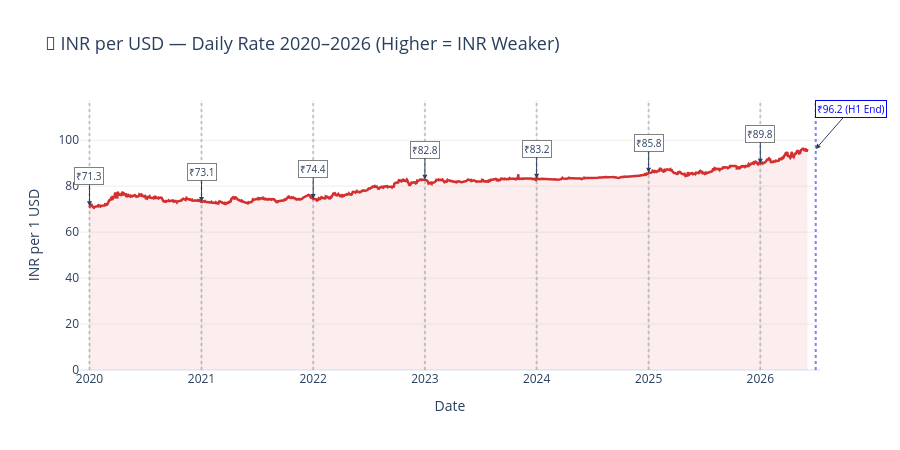

Notebook code for this chart:
### Code cell
import plotly.graph_objects as go

# ── Graph 6: INR/USD rate over the full period (to see depreciation trend) ──
fig = go.Figure()
fig.add_trace(go.Scatter(
    x=inr_series.index,
    y=inr_series.values,
    line=dict(color='#D32F2F', width=2.5),
    fill='tozeroy',
    fillcolor='rgba(211,47,47,0.08)',
    name='INR per USD'
))

# Dynamically clean milestone years to avoid duplication
milestone_years = list(set([y for y in YEARS if y <= 2026])) + [2026]
milestone_years.sort()

# Mark each 1-Jan milestone
for year in milestone_years:
    milestone_date = f'{year}-01-01'
    try:
        rate = get_rate(inr_series, milestone_date)
        fig.add_vline(x=milestone_date, line_dash='dot', line_color='gray', opacity=0.4)
        fig.add_annotation(x=milestone_date, y=rate, text=f'₹{rate:.1f}',
                           showarrow=True, arrowhead=2, ax=0, ay=-30,
                           font=dict(size=10), bgcolor='white', bordercolor='gray')
    except Exception:
        pass # Skip safely if a historic boundary year falls outside the series frame

# NEW: Mark the end of the first 6 months of 2026 (1-Jul-2026)
try:
    h1_end_date = '2026-07-01'
    h1_rate = get_rate(inr_series, h1_end_date)
    fig.add_vline(x=h1_end_date, line_dash='dot', line_color='blue', opacity=0.5)
    fig.add_annotation(x=h1_end_date, y=h1_rate, text=f'₹{h1_rate:.1f}\n(H1 End)',
                       showarrow=True, arrowhead=2, ax=35, ay=-40,
                       font=dict(size=10, color='blue'), bgcolor='white', bordercolor='blue')
except Exception:
    pass

fig.update_layout(
    title=dict(text='💸 INR per USD — Daily Rate 2020–2026 (Higher = INR Weaker)', font=dict(size=18)),
    xaxis_title='Date',
    yaxis_title='INR per 1 USD',
    height=450,
    plot_bgcolor='rgba(0,0,0,0)',
    yaxis=dict(gridcolor='#eee'),
    xaxis=dict(gridcolor='#eee', range=['2019-12-01', '2026-07-15'])  # Slightly extended range to frame the final label
)
fig.show()

### Figure 1 — Plotly figure (JSON) as saved in the notebook; plotly's stock layout.template omitted (floating-point values rounded to 4 significant figures; data arrays with more than 128 entries replaced by an {"elided": "..."} marker saying what was removed)
{"data": [{"fill": "tozeroy", "fillcolor": "rgba(211,47,47,0.08)", "line": {"color": "#D32F2F", "width": 2.5}, "name": "INR per USD", "type": "scatter", "x": {"elided": "1674 str values"}, "y": {"elided": "1674 float values"}}], "layout": {"annotations": [{"arrowhead": 2, "ax": 0, "ay": -30, "bgcolor": "white", "bordercolor": "gray", "font": {"size": 10}, "showarrow": true, "text": "₹71.3", "x": "2020-01-01", "y": 71.28}, {"arrowhead": 2, "ax": 0, "ay": -30, "bgcolor": "white", "bordercolor": "gray", "font": {"size": 10}, "showarrow": true, "text": "₹73.1", "x": "2021-01-01", "y": 73.09}, {"arrowhead": 2, "ax": 0, "ay": -30, "bgcolor": "white", "bordercolor": "gray", "font": {"size": 10}, "showarrow": true, "text": "₹74.4", "x": "2022-01-01", "y": 74.43}, {"arrowhead": 2, "ax": 0, "ay": -30, "bgcolor": "white", "bordercolor": "gray", "font": {"size": 10}, "showarrow": true, "text": "₹82.8", "x": "2023-01-01", "y": 82.84}, {"arrowhead": 2, "ax": 0, "ay": -30, "bgcolor": "white", "bordercolor": "gray", "font": {"size": 10}, "showarrow": true, "text": "₹83.2", "x": "2024-01-01", "y": 83.25}, {"arrowhead": 2, "ax": 0, "ay": -30, "bgcolor": "white", "bordercolor": "gray", "font": {"size": 10}, "showarrow": true, "text": "₹85.8", "x": "2025-01-01", "y": 85.79}, {"arrowhead": 2, "ax": 0, "ay": -30, "bgcolor": "white", "bordercolor": "gray", "font": {"size": 10}, "showarrow": true, "text": "₹89.8", "x": "2026-01-01", "y": 89.77}, {"arrowhead": 2, "ax": 35, "ay": -40, "bgcolor": "white", "bordercolor": "blue", "font": {"color": "blue", "size": 10}, "showarrow": true, "text": "₹96.2\n(H1 End)", "x": "2026-07-01", "y": 96.16}], "height": 450, "plot_bgcolor": "rgba(0,0,0,0)", "shapes": [{"line": {"color": "gray", "dash": "dot"}, "opacity": 0.4, "type": "line", "x0": "2020-01-01", "x1": "2020-01-01", "xref": "x", "y0": 0, "y1": 1, "yref": "y domain"}, {"line": {"color": "gray", "dash": "dot"}, "opacity": 0.4, "type": "line", "x0": "2021-01-01", "x1": "2021-01-01", "xref": "x", "y0": 0, "y1": 1, "yref": "y domain"}, {"line": {"color": "gray", "dash": "dot"}, "opacity": 0.4, "type": "line", "x0": "2022-01-01", "x1": "2022-01-01", "xref": "x", "y0": 0, "y1": 1, "yref": "y domain"}, {"line": {"color": "gray", "dash": "dot"}, "opacity": 0.4, "type": "line", "x0": "2023-01-01", "x1": "2023-01-01", "xref": "x", "y0": 0, "y1": 1, "yref": "y domain"}, {"line": {"color": "gray", "dash": "dot"}, "opacity": 0.4, "type": "line", "x0": "2024-01-01", "x1": "2024-01-01", "xref": "x", "y0": 0, "y1": 1, "yref": "y domain"}, {"line": {"color": "gray", "dash": "dot"}, "opacity": 0.4, "type": "line", "x0": "2025-01-01", "x1": "2025-01-01", "xref": "x", "y0": 0, "y1": 1, "yref": "y domain"}, {"line": {"color": "gray", "dash": "dot"}, "opacity": 0.4, "type": "line", "x0": "2026-01-01", "x1": "2026-01-01", "xref": "x", "y0": 0, "y1": 1, "yref": "y domain"}, {"line": {"color": "blue", "dash": "dot"}, "opacity": 0.5, "type": "line", "x0": "2026-07-01", "x1": "2026-07-01", "xref": "x", "y0": 0, "y1": 1, "yref": "y domain"}], "title": {"font": {"size": 18}, "text": "💸 INR per USD — Daily Rate 2020–2026 (Higher = INR Weaker)"}, "xaxis": {"gridcolor": "#eee", "range": ["2019-12-01", "2026-07-15"], "title": {"text": "Date"}}, "yaxis": {"gridcolor": "#eee", "title": {"text": "INR per 1 USD"}}}}
